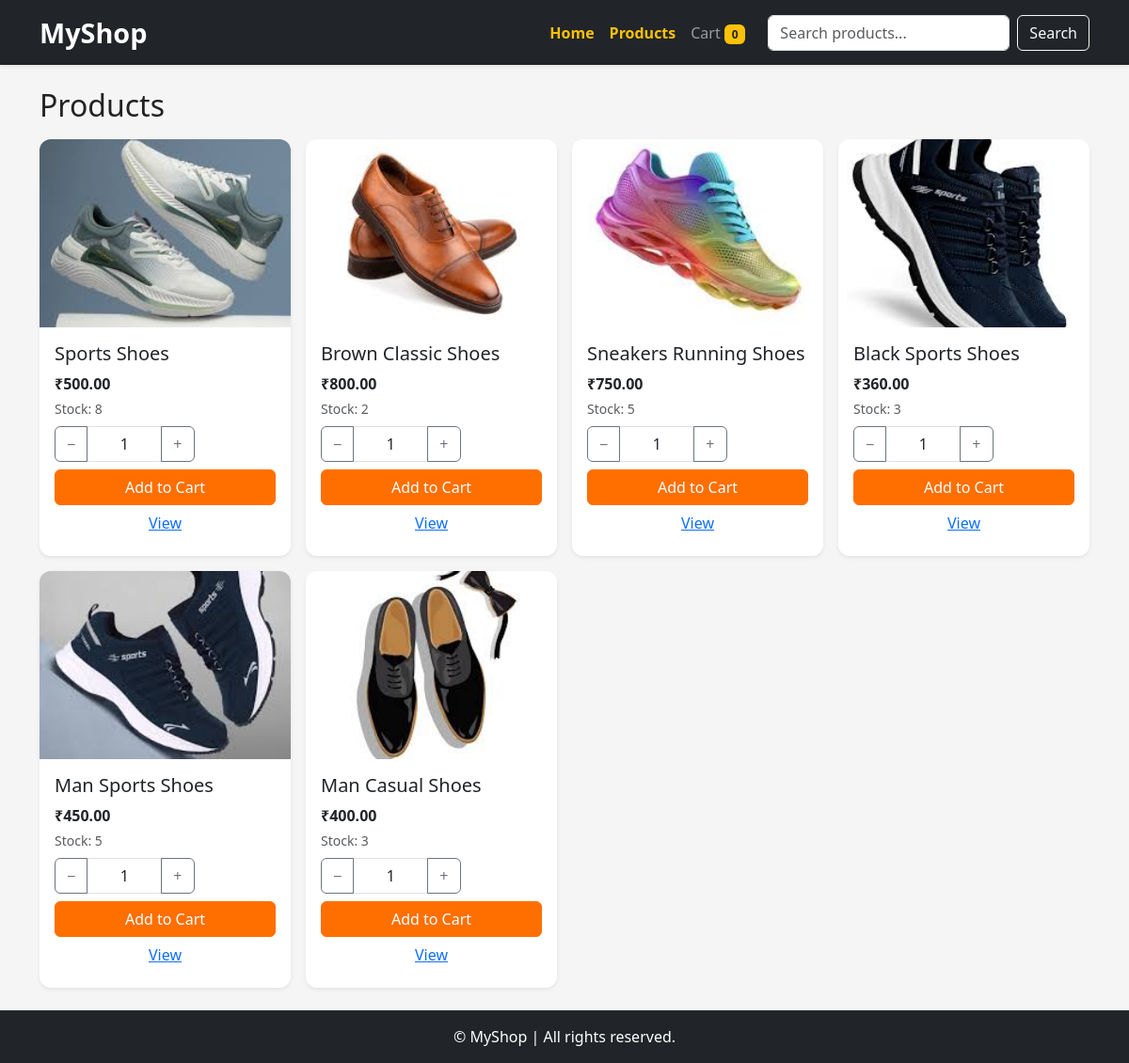
The page / on the database its author committed.
### store/models.py (models this page shows, shortened)
class Product(models.Model):
    name = models.CharField(max_length=255)
    slug = models.SlugField(max_length=255, unique=True, blank=True)
    description = models.TextField(blank=True)
    price = models.DecimalField(max_digits=10, decimal_places=2)
    image = models.ImageField(upload_to='products/', blank=True, null=True)
    stock = models.PositiveIntegerField(default=0)
    available = models.BooleanField(default=True)
    created = models.DateTimeField(auto_now_add=True)
    class Meta:
        ordering = ['-created']
    def get_absolute_url(self):
        return reverse('product_detail', args=[self.slug])

### store/views.py (the view)
# urls.py: path('', views.product_list, name='home'),
@ensure_csrf_cookie
def product_list(request):
    products = Product.objects.filter(available=True)
    return render(request, 'store/product_list.html', {'products': products})

### store/templates/store/product_list.html (shortened to what this page needs)
{% extends 'store/base.html' %}
{% block content %}
<h2 class="mb-3">Products</h2>
<div class="row g-3">
  {% for p in products %}
  <div class="col-sm-6 col-md-4 col-lg-3">
    <div class="card product-card h-100 shadow-sm">
      {% if p.image %}
      <img src="{{ p.image.url }}" class="card-img-top" alt="{{ p.name }}">
      {% endif %}
      <div class="card-body d-flex flex-column">
        <h5 class="card-title">{{ p.name }}</h5>
        <p class="mb-1 fw-bold">₹{{ p.price }}</p>
        <p class="text-muted small mb-2">Stock: <span id="stock-{{ p.slug }}">{{ p.stock }}</span></p>
        <div class="mt-auto">
          <div class="input-group mb-2">
            <button class="btn btn-outline-secondary btn-qty-decrease" data-slug="{{ p.slug }}">−</button>
            <input type="text" class="form-control text-center qty-input" id="qty-{{ p.slug }}" value="1" style="max-width:80px;">
            <button class="btn btn-outline-secondary btn-qty-increase" data-slug="{{ p.slug }}">+</button>
          </div>
          <button class="btn btn-primary w-100 btn-add-to-cart" data-slug="{{ p.slug }}">Add to Cart</button>
          <a href="{{ p.get_absolute_url }}" class="btn btn-link w-100">View</a>
        </div>
      </div>
    </div>
  </div>
  {% endfor %}
</div>
{% endblock %}

### store/templates/store/base.html (shortened to what this page needs)
{% load static %}
<!DOCTYPE html>
<html lang="en">
<head>
  <link href="https://cdn.jsdelivr.net/npm/bootstrap@5.3.0/dist/css/bootstrap.min.css" rel="stylesheet" />
  <link rel="stylesheet" href="{% static 'store/css/style.css' %}">
</head>
<body>
  <nav class="navbar navbar-expand-lg navbar-dark bg-dark shadow-sm sticky-top">
    <div class="container">
      <a class="navbar-brand fw-bold" href="{% url 'home' %}">MyShop</a>
      <div class="collapse navbar-collapse" id="navbarNav">
        <ul class="navbar-nav ms-auto align-items-lg-center">
          <li class="nav-item">
            <a class="nav-link {% if request.resolver_match.url_name == 'home' %}active{% endif %}" href="{% url 'home' %}">Home</a>
          </li>
          <li class="nav-item">
            <a class="nav-link {% if request.resolver_match.url_name == 'home' %}active{% endif %}" href="{% url 'home' %}">Products</a>
          </li>
          <li class="nav-item">
            <a class="nav-link {% if request.resolver_match.url_name == 'cart' %}active{% endif %}" href="{% url 'cart' %}">
              Cart <span id="nav-cart-count" class="badge bg-warning text-dark">{{ cart_item_count|default:0 }}</span>
            </a>
          </li>
        </ul>
        <form class="d-flex ms-lg-3 mt-2 mt-lg-0" method="get" action="{% url 'home' %}">
          <input class="form-control me-2" type="search" name="q" placeholder="Search products..." value="{{ request.GET.q }}">
          <button class="btn btn-outline-light" type="submit">Search</button>
        </form>
      </div>
    </div>
  </nav>
  <main class="container my-4">
    {% block content %}{% endblock %}
  </main>
  <footer class="bg-dark text-white text-center py-3">
    <p class="mb-0">© {{ now|date:"Y" }} MyShop | All rights reserved.</p>
  </footer>
</body>
</html>

### store/static/store/css/style.css (style rules this page uses)
body { font-family: 'Segoe UI', Tahoma, Geneva, Verdana, sans-serif; background-color: #f5f5f5; color: #333; }
a { text-decoration: none; }
h2, h4, h5 { color: #222; }
.navbar-brand { font-size: 1.8rem; color: #fff !important; }
.nav-link.active { font-weight: 600; color: #ffc107 !important; }
.card.product-card { border: none; border-radius: 12px; box-shadow: 0 4px 8px rgba(0,0,0,0.1); transition: transform 0.2s, box-shadow 0.2s; }
.card.product-card img { border-top-left-radius: 12px; border-top-right-radius: 12px; height: 200px; object-fit: cover; }
.btn-primary { background-color: #ff6f00; border-color: #ff6f00; }
.input-group .form-control { max-width: 60px; }
footer { background-color: #222; color: #fff; }

### rows shown on the page
Product: image (picture), name "Sports Shoes", price "500.00", stock "8"
Product: image (picture), name "Brown Classic Shoes", price "800.00", stock "2"
Product: image (picture), name "Sneakers Running Shoes", price "750.00", stock "5"
Product: image (picture), name "Black Sports Shoes", price "360.00", stock "3"
Product: image (picture), name "Man Sports Shoes", price "450.00", stock "5"
Product: image (picture), name "Man Casual Shoes", price "400.00", stock "3"

### other values the page prints
{{ cart_item_count|default:0 }} "0"
